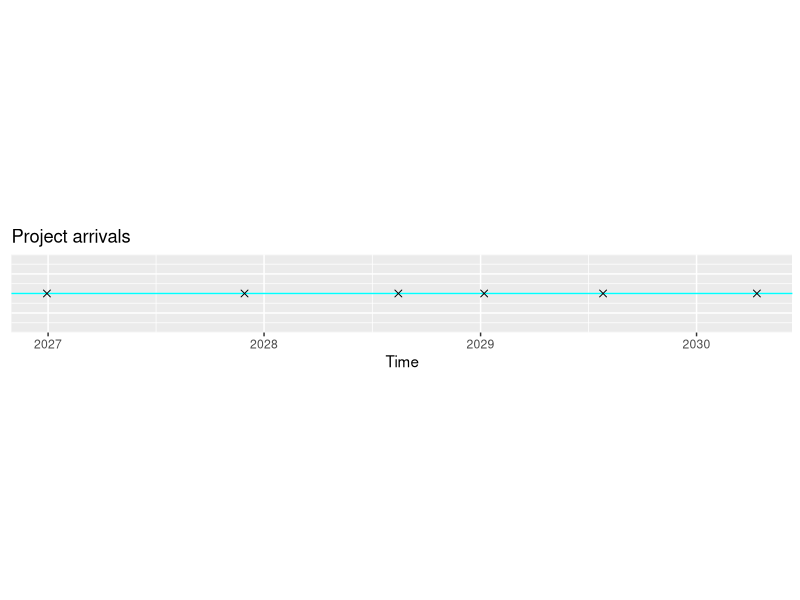
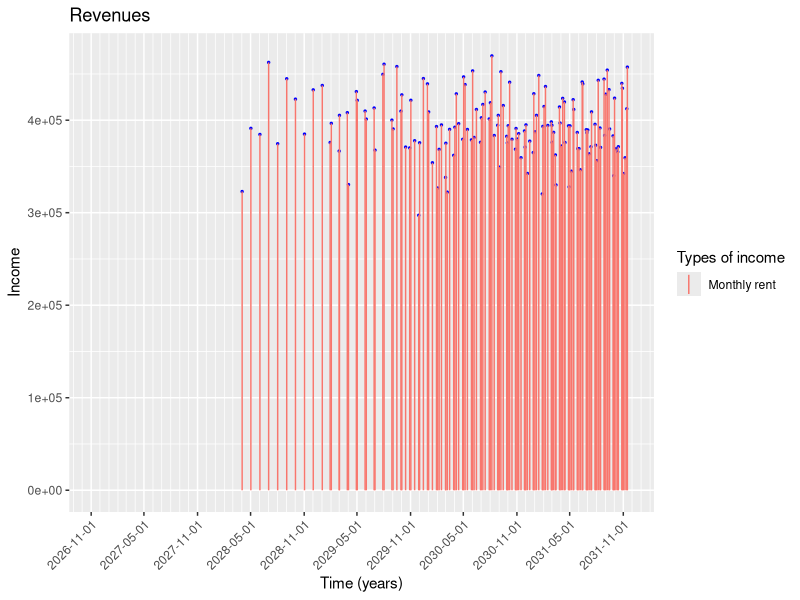

Write the R code that produced these figures, in order.
library(ggplot2)
library(lubridate)

## Utility functions

sampleFromMonthsDistribution <- function(sop, probs) {
  if (sum(probs) != 1) {
    stop(paste("Probs should add up 1. Got ", sum(probs)))
  }
  probsAc <- cumsum(probs)
  unif <- runif(1)
  for (i in 1:length(probsAc)) {
    if (unif < probsAc[i]) {
      return(sop[i])
    }  
  }
}

sumMonths <- function(date, months) {
  result <- date + lubridate:::months.numeric(months)
  if (is.na(result)) {
    result <- date + lubridate:::days(3) + lubridate:::months.numeric(months)
    return(result)
  }
  return(result)
}

# ---- Algorithm ----

t=5 # Lifetime of the company
# Mexican economy
y=0.1 # Annual interest rate
r=-0.02 # Inflation rate
# Project
projectType="05InhouseProjects" # Project type
lambda=1 # Expected number of projects developed in a year
# Development time distribution
sop=c(   10,   11,    12,    13,   14,   15,   16)
probs=c(2/37,4/37,15/37,10/37,3/37,2/37,1/37)
# Payment scheme
averageMonthlyRent=400000 # Project average monthly rent
sdMonthlyRent=100000 # Project monthly rent standar deviation

# Calculate monthly effective interest rate
y12 <- ( 1 + y ) ^ ( 1 / 12) - 1

time <- 0
arrivalTime <- 0
positiveFlows <- data.frame()
now <- as_date(Sys.time())
valuationPeriodEndDate <- now + years(t)
arrivals <- c()
presentValues <- c()
while (time < t) {
  interarrivalTime <- rexp(n = 1, rate = lambda)
  time <- time + interarrivalTime 
  if (time < t) {
    arrivalTime <- arrivalTime + interarrivalTime
    arrivalTimeInSeconds <- as.numeric(duration(arrivalTime, unit = "years"))
    arrivalDate <- as_date(now + seconds(arrivalTimeInSeconds))
    arrivals <- c(arrivals, arrivalDate)
    developmentMonths <- sampleFromMonthsDistribution(sop = sop, probs = probs)
    endDate <- sumMonths(arrivalDate, developmentMonths)
    if (endDate < valuationPeriodEndDate) {
      # Case 1
      count <- 1
      repeat {
        monthlyRentDate <- sumMonths(endDate, count)
        if (monthlyRentDate > valuationPeriodEndDate) {
          break
        }
        monthlyRent <- rlnorm(1, mean = log(averageMonthlyRent), sd = 1 / log(sdMonthlyRent))
        entry <- list(monthlyRentDate, monthlyRent, TRUE, "Monthly rent")
        positiveFlows <- rbind(positiveFlows, entry, stringsAsFactors = FALSE)
        discountFactor <- 1 / (1 + y) ^ (arrivalTime + (developmentMonths / 12) + (count / 12))
        presentValue <- discountFactor * monthlyRent 
        presentValues <- c(presentValues, presentValue)
        count <- count + 1
      }
    }
  }
}
names(positiveFlows) <- c("Date","Amount","Income","Concept")
breaksVec <- c(seq(from=floor_date(as_date(Sys.time()), unit="month"),
                   to=ceiling_date(max(as_date(positiveFlows$Date)), unit="month"),
                   by="6 months"))
coloresChidos <- c("hotpink", "gold", "darkorange", "coral4")
revenuesPlot <- ggplot(data=positiveFlows, aes(x=as_date(positiveFlows$Date), y=positiveFlows$Amount)) +
  geom_point(color="blue", size=0.5) + 
  ylim(c(0,max(positiveFlows$Amount)+1000)) +
  xlim(c(as_date(Sys.time()),max(as_date(positiveFlows$Date)))) +
  labs(title="Revenues", x="Time (years)", y="Income") +
  geom_linerange(aes(x=as_date(positiveFlows$Date), ymax=positiveFlows$Amount, ymin=0, color=positiveFlows$Concept)) +
  guides(color=guide_legend(title="Types of income")) +
  scale_x_date(breaks = breaksVec, date_minor_breaks = "1 month", limits = c(as_date(Sys.time()), NA)) +
  theme(axis.text.x = element_text(angle = 45, hjust = 1))
#geom_linerange(aes(x=as_datetime(positiveFlows$Date), ymax=positiveFlows$Amount, ymin=0), color="#00AFBB") +
#geom_hline(yintercept=mean(positiveFlows[positiveFlows$Concept %in% c("Advance fee"),]$Amount), size=1, color=coloresChidos[1]) +
#geom_hline(yintercept=mean(positiveFlows[positiveFlows$Concept %in% c("Monthly fee"),]$Amount), size=1, color=coloresChidos[2]) +
#geom_hline(yintercept=mean(positiveFlows[positiveFlows$Concept %in% c("Final fee"),]$Amount), size=1, color=coloresChidos[3]) +
#geom_hline(yintercept=mean(positiveFlows[positiveFlows$Concept %in% c("Monthly rent"),]$Amount), size=1, color=coloresChidos[4]) +
#scale_color_manual(values=coloresChidos)
arrivalsPlot <- ggplot(data=data.frame(arrivals), aes(x=as_date(arrivals), y=c(0))) + 
  ylim(c(0,0)) +
  labs(title="Project arrivals", x="Time", y="") +
  theme(aspect.ratio=0.1, 
        axis.title.y=element_blank(),
        axis.text.y=element_blank(),
        axis.ticks.y=element_blank()) +
  geom_hline(yintercept=0, size=0.5, color="cyan") +
  geom_point(shape=4, size=2) 
projectsPresentValue <- sum(presentValues)
# Get anual revenues
annualRevenues <- data.frame()
for (i in 1:t) {
  lowerBound <- now + lubridate:::years(i - 1)
  upperBound <- lowerBound + lubridate:::years(1)
  df <- positiveFlows[lowerBound <= as_date(positiveFlows$Date) & as_date(positiveFlows$Date) < upperBound,]
  total.rent.payments <- sum(df[df$Concept %in% c("Monthly rent"),]$Amount)
  period <- lowerBound %--% upperBound
  entry <- list(as.factor(period), total.rent.payments)
  annualRevenues <- rbind(annualRevenues, entry, stringsAsFactors = FALSE)
}
names(annualRevenues) <- c("Period", "Monthly rents")
write.csv(t(annualRevenues), file=paste(projectType,"RevenueData.csv",sep=""))
result <- list(
  positiveFlows,
  projectsPresentValue,
  annualRevenues,
  revenuesPlot,
  arrivalsPlot
)
names(result) <- c("Flows", "Projects PV", "Annual revenues", "Revenues", "Arrivals")






